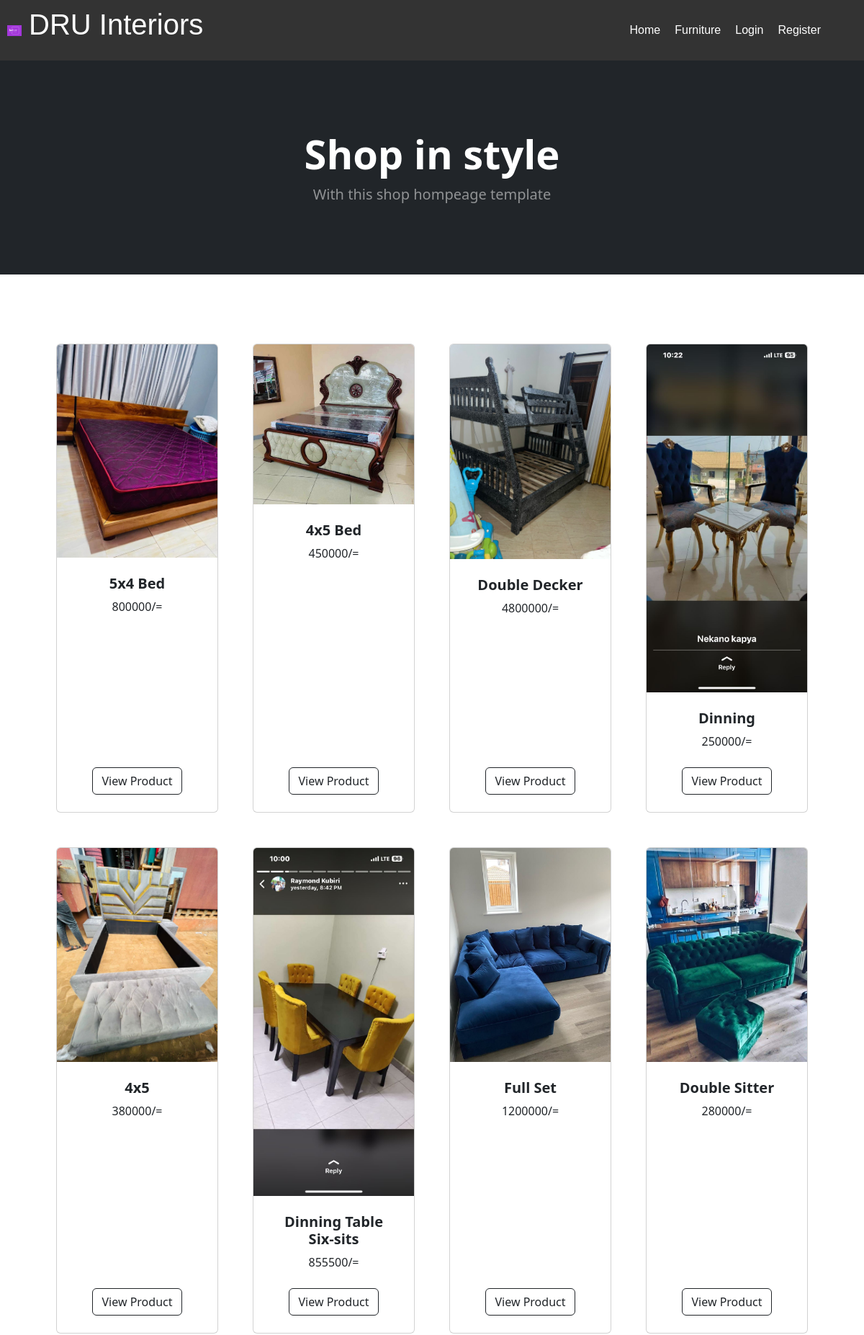
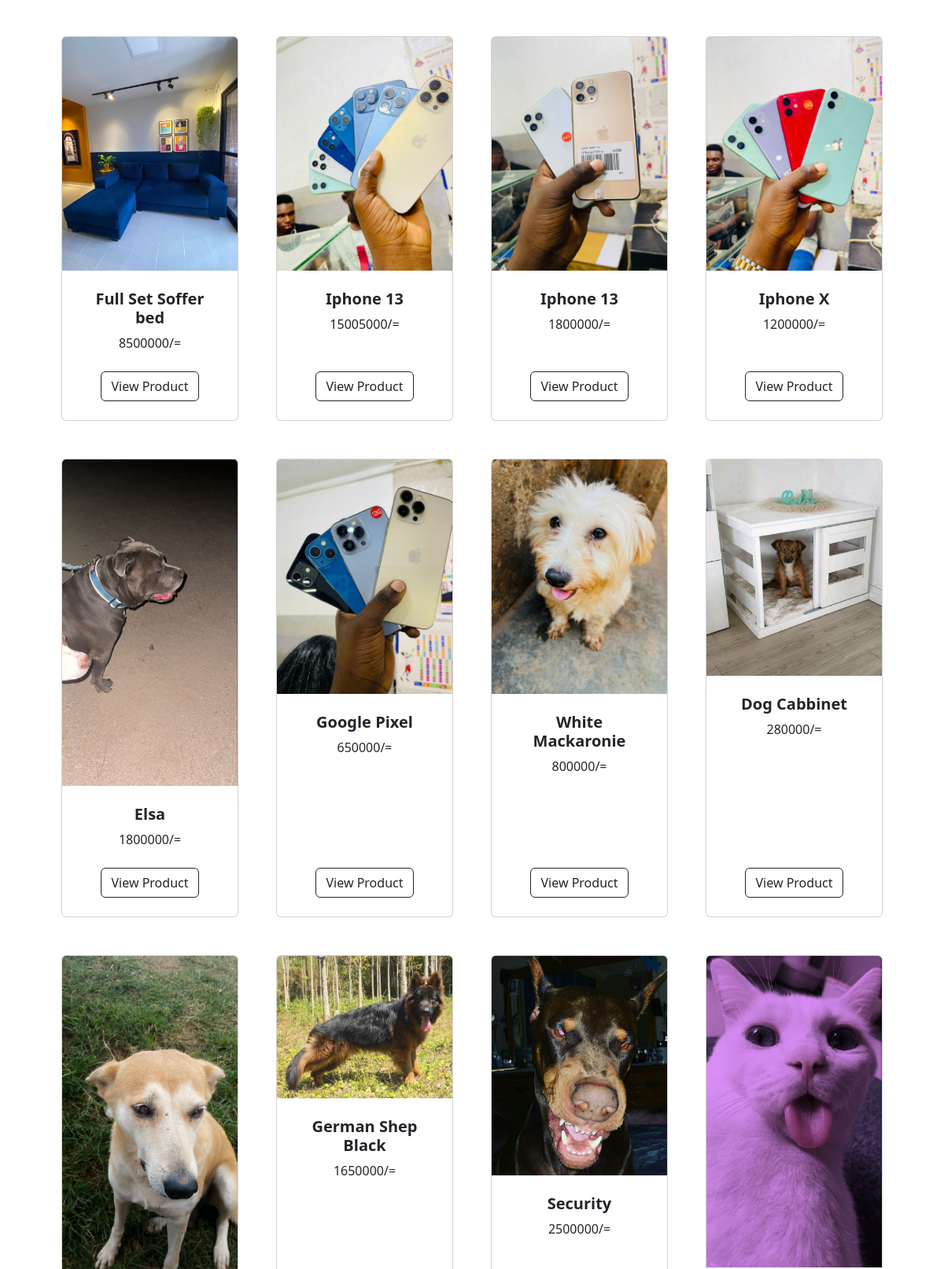
The page / (upper part) on the database its author committed (2 pictures, top to bottom).
### druu/models.py (models this page shows, shortened)
class Product(models.Model):
    name = models.CharField(max_length=100)
    price = models.IntegerField(default=0)
    category = models.ForeignKey(Category, on_delete=models.CASCADE, default=1)
    description = models.CharField(max_length=250, default='', null=True, blank=True)
    image = models.ImageField(upload_to="uploads/products/", default="")

### druu/views.py (the view)
# urls.py: path('', views.home, name='home'),
def home(request):
    products = Product.objects.all()
    return render(request, 'home.html', {'products':products})

### cart/context_processors.py (called while the page is built)
def cart(request):
    return {'cart':Cart(request)}

### druu/templates/home.html
{% extends 'base.html' %}
{% load static %}
{% block content %}
        <header class="bg-dark py-5">
            <div class="container px-4 px-lg-5 my-5">
                <div class="text-center text-white">
                    <h1 class="display-4 fw-bolder">Shop in style</h1>
                    <p class="lead fw-normal text-white-50 mb-0">With this shop hompeage template</p>
                </div>
            </div>
        </header>
        <section class="py-5">
            <div class="container px-4 px-lg-5 mt-5">
                <div class="row gx-4 gx-lg-5 row-cols-2 row-cols-md-3 row-cols-xl-4 justify-content-center">
                    {% for product in products %}
                    <div class="col mb-5">
                        <div class="card h-100">
                            <img class="card-img-top" src="{{ product.image.url }}" alt="{{ product.image }}" />
                            <div class="card-body p-4">
                                <div class="text-center">
                                    <h5 class="fw-bolder">{{ product.name }}</h5>
                                    {{ product.price }}/=
                                </div>
                            </div>
                            <div class="card-footer p-4 pt-0 border-top-0 bg-transparent">
                                <div class="text-center"><a class="btn btn-outline-dark mt-auto" href="{% url 'product' product.id %}">View Product</a></div>
                            </div>
                        </div>
                    </div>
                    {% endfor %}
                    <br><br><br><b></b>
{% endblock %}

### druu/static/style/style.css (style rules this page uses)
* { margin: 0; padding: 0; }

### rows shown on the page
Product: image (picture), name "5x4 Bed", price "800000"
Product: image (picture), name "4x5 Bed", price "450000"
Product: image (picture), name "Double Decker", price "4800000"
Product: image (picture), name "Dinning", price "250000"
Product: image (picture), name "4x5", price "380000"
Product: image (picture), name "Dinning Table Six-sits", price "855500"
Product: image (picture), name "Full Set", price "1200000"
Product: image (picture), name "Double Sitter", price "280000"
Product: image (picture), name "Full Set Soffer bed", price "8500000"
Product: image (picture), name "Iphone 13", price "15005000"
Product: image (picture), name "Iphone 13", price "1800000"
Product: image (picture), name "Iphone X", price "1200000"
Product: image (picture), name "Elsa", price "1800000"
Product: image (picture), name "Google Pixel", price "650000"
Product: image (picture), name "White Mackaronie", price "800000"
Product: image (picture), name "Dog Cabbinet", price "280000"
Product: image (picture)
Product: image (picture), name "German Shep Black", price "1650000"
Product: image (picture), name "Security", price "2500000"
Product: image (picture)
